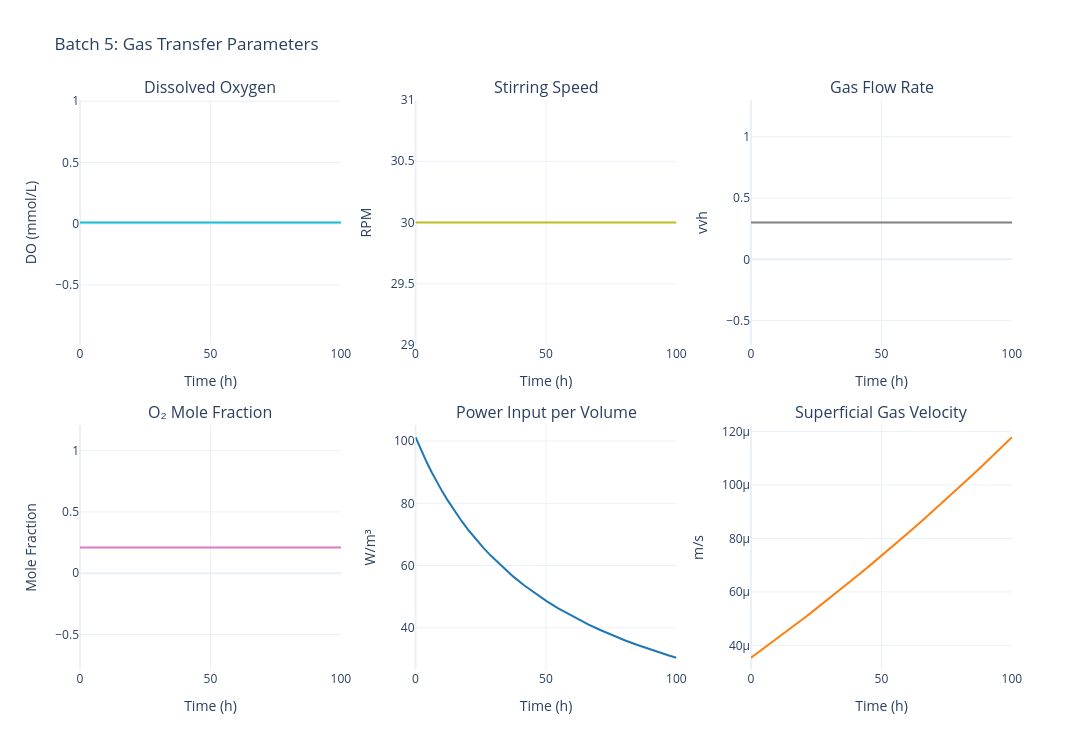

The notebook cell saved with this chart:
### Code cell
# Plot gas transfer for batch 5
fig_gas_5 = plot_batch_gas_transfer(sim, batch_number=5)
fig_gas_5.update_layout(title_text="Batch 5: Gas Transfer Parameters")
fig_gas_5.show()

### Figure 1 — Plotly figure (JSON) as saved in the notebook; plotly's stock layout.template omitted (floating-point values rounded to 4 significant figures)
{"data": [{"hovertemplate": "Time: %{x:.1f} h<br>DO: %{y:.3f} mmol/L<extra></extra>", "line": {"color": "#17becf", "width": 2}, "mode": "lines", "name": "Dissolved O₂", "type": "scatter", "x": [0.0, 0.02882, 0.05763, 0.1153, 0.1729, 0.2305, 0.8069, 1.383, 1.96, 2.536, 4.445, 6.354, 8.263, 10.17, 12.08, 14.86, 17.63, 20.41, 23.18, 25.95, 28.73, 33.06, 37.39, 41.72, 46.05, 50.37, 54.7, 60.53, 66.36, 71.04, 75.72, 80.41, 85.09, 89.77, 93.58, 97.4, 100.0], "xaxis": "x", "y": [0.01, 0.01, 0.01, 0.01, 0.01, 0.01, 0.01, 0.01, 0.01, 0.01, 0.01, 0.01, 0.01, 0.01, 0.01, 0.01, 0.01, 0.01, 0.01, 0.01, 0.01, 0.01, 0.01, 0.01, 0.01, 0.01, 0.01, 0.01, 0.01, 0.01, 0.01, 0.01, 0.01, 0.01, 0.01, 0.01, 0.01], "yaxis": "y"}, {"hovertemplate": "Time: %{x:.1f} h<br>N: %{y:.1f} rpm<extra></extra>", "line": {"color": "#bcbd22", "width": 2}, "mode": "lines", "name": "Stirring Speed", "type": "scatter", "x": [0.0, 0.02882, 0.05763, 0.1153, 0.1729, 0.2305, 0.8069, 1.383, 1.96, 2.536, 4.445, 6.354, 8.263, 10.17, 12.08, 14.86, 17.63, 20.41, 23.18, 25.95, 28.73, 33.06, 37.39, 41.72, 46.05, 50.37, 54.7, 60.53, 66.36, 71.04, 75.72, 80.41, 85.09, 89.77, 93.58, 97.4, 100.0], "xaxis": "x2", "y": [30.0, 30.0, 30.0, 30.0, 30.0, 30.0, 30.0, 30.0, 30.0, 30.0, 30.0, 30.0, 30.0, 30.0, 30.0, 30.0, 30.0, 30.0, 30.0, 30.0, 30.0, 30.0, 30.0, 30.0, 30.0, 30.0, 30.0, 30.0, 30.0, 30.0, 30.0, 30.0, 30.0, 30.0, 30.0, 30.0, 30.0], "yaxis": "y2"}, {"hovertemplate": "Time: %{x:.1f} h<br>Fg: %{y:.3f} vvh<extra></extra>", "line": {"color": "#7f7f7f", "width": 2}, "mode": "lines", "name": "Gas Flow Rate", "type": "scatter", "x": [0.0, 0.02882, 0.05763, 0.1153, 0.1729, 0.2305, 0.8069, 1.383, 1.96, 2.536, 4.445, 6.354, 8.263, 10.17, 12.08, 14.86, 17.63, 20.41, 23.18, 25.95, 28.73, 33.06, 37.39, 41.72, 46.05, 50.37, 54.7, 60.53, 66.36, 71.04, 75.72, 80.41, 85.09, 89.77, 93.58, 97.4, 100.0], "xaxis": "x3", "y": [0.3, 0.3, 0.3, 0.3, 0.3, 0.3, 0.3, 0.3, 0.3, 0.3, 0.3, 0.3, 0.3, 0.3, 0.3, 0.3, 0.3, 0.3, 0.3, 0.3, 0.3, 0.3, 0.3, 0.3, 0.3, 0.3, 0.3, 0.3, 0.3, 0.3, 0.3, 0.3, 0.3, 0.3, 0.3, 0.3, 0.3], "yaxis": "y3"}, {"hovertemplate": "Time: %{x:.1f} h<br>y_O₂: %{y:.3f}<extra></extra>", "line": {"color": "#e377c2", "width": 2}, "mode": "lines", "name": "y_O₂", "type": "scatter", "x": [0.0, 0.02882, 0.05763, 0.1153, 0.1729, 0.2305, 0.8069, 1.383, 1.96, 2.536, 4.445, 6.354, 8.263, 10.17, 12.08, 14.86, 17.63, 20.41, 23.18, 25.95, 28.73, 33.06, 37.39, 41.72, 46.05, 50.37, 54.7, 60.53, 66.36, 71.04, 75.72, 80.41, 85.09, 89.77, 93.58, 97.4, 100.0], "xaxis": "x4", "y": [0.21, 0.21, 0.21, 0.21, 0.21, 0.21, 0.21, 0.21, 0.21, 0.21, 0.21, 0.21, 0.21, 0.21, 0.21, 0.21, 0.21, 0.21, 0.21, 0.21, 0.21, 0.21, 0.21, 0.21, 0.21, 0.21, 0.21, 0.21, 0.21, 0.21, 0.21, 0.21, 0.21, 0.21, 0.21, 0.21, 0.21], "yaxis": "y4"}, {"hovertemplate": "Time: %{x:.1f} h<br>P/V: %{y:.2f} W/m³<extra></extra>", "line": {"color": "#1f77b4", "width": 2}, "mode": "lines", "name": "P/V", "type": "scatter", "x": [0.0, 0.02882, 0.05763, 0.1153, 0.1729, 0.2305, 0.8069, 1.383, 1.96, 2.536, 4.445, 6.354, 8.263, 10.17, 12.08, 14.86, 17.63, 20.41, 23.18, 25.95, 28.73, 33.06, 37.39, 41.72, 46.05, 50.37, 54.7, 60.53, 66.36, 71.04, 75.72, 80.41, 85.09, 89.77, 93.58, 97.4, 100.0], "xaxis": "x5", "y": [101.2, 101.2, 101.1, 101.0, 100.9, 100.8, 99.64, 98.52, 97.42, 96.34, 92.93, 89.74, 86.74, 83.91, 81.26, 77.66, 74.33, 71.26, 68.41, 65.75, 63.28, 59.73, 56.52, 53.61, 50.94, 48.5, 46.25, 43.5, 41.02, 39.21, 37.5, 35.92, 34.45, 33.08, 32.04, 31.04, 30.38], "yaxis": "y5"}, {"hovertemplate": "Time: %{x:.1f} h<br>vₛ: %{y:.5f} m/s<extra></extra>", "line": {"color": "#ff7f0e", "width": 2}, "mode": "lines", "name": "vₛ", "type": "scatter", "x": [0.0, 0.02882, 0.05763, 0.1153, 0.1729, 0.2305, 0.8069, 1.383, 1.96, 2.536, 4.445, 6.354, 8.263, 10.17, 12.08, 14.86, 17.63, 20.41, 23.18, 25.95, 28.73, 33.06, 37.39, 41.72, 46.05, 50.37, 54.7, 60.53, 66.36, 71.04, 75.72, 80.41, 85.09, 89.77, 93.58, 97.4, 100.0], "xaxis": "x6", "y": [3.537e-05, 3.539e-05, 3.541e-05, 3.545e-05, 3.549e-05, 3.553e-05, 3.594e-05, 3.635e-05, 3.676e-05, 3.717e-05, 3.853e-05, 3.991e-05, 4.129e-05, 4.267e-05, 4.407e-05, 4.611e-05, 4.817e-05, 5.025e-05, 5.235e-05, 5.446e-05, 5.659e-05, 5.995e-05, 6.335e-05, 6.68e-05, 7.03e-05, 7.383e-05, 7.742e-05, 8.232e-05, 8.73e-05, 9.138e-05, 9.55e-05, 9.969e-05, 0.0001039, 0.0001082, 0.0001118, 0.0001154, 0.0001179], "yaxis": "y6"}], "layout": {"annotations": [{"font": {"size": 16}, "showarrow": false, "text": "Dissolved Oxygen", "x": 0.14, "xanchor": "center", "xref": "paper", "y": 1, "yanchor": "bottom", "yref": "paper"}, {"font": {"size": 16}, "showarrow": false, "text": "Stirring Speed", "x": 0.5, "xanchor": "center", "xref": "paper", "y": 1, "yanchor": "bottom", "yref": "paper"}, {"font": {"size": 16}, "showarrow": false, "text": "Gas Flow Rate", "x": 0.86, "xanchor": "center", "xref": "paper", "y": 1, "yanchor": "bottom", "yref": "paper"}, {"font": {"size": 16}, "showarrow": false, "text": "O₂ Mole Fraction", "x": 0.14, "xanchor": "center", "xref": "paper", "y": 0.43, "yanchor": "bottom", "yref": "paper"}, {"font": {"size": 16}, "showarrow": false, "text": "Power Input per Volume", "x": 0.5, "xanchor": "center", "xref": "paper", "y": 0.43, "yanchor": "bottom", "yref": "paper"}, {"font": {"size": 16}, "showarrow": false, "text": "Superficial Gas Velocity", "x": 0.86, "xanchor": "center", "xref": "paper", "y": 0.43, "yanchor": "bottom", "yref": "paper"}], "font": {"size": 12}, "height": 750, "showlegend": false, "title": {"text": "Batch 5: Gas Transfer Parameters"}, "width": 1400, "xaxis": {"anchor": "y", "domain": [0, 0.28], "title": {"text": "Time (h)"}}, "xaxis2": {"anchor": "y2", "domain": [0.36, 0.64], "title": {"text": "Time (h)"}}, "xaxis3": {"anchor": "y3", "domain": [0.72, 1], "title": {"text": "Time (h)"}}, "xaxis4": {"anchor": "y4", "domain": [0, 0.28], "title": {"text": "Time (h)"}}, "xaxis5": {"anchor": "y5", "domain": [0.36, 0.64], "title": {"text": "Time (h)"}}, "xaxis6": {"anchor": "y6", "domain": [0.72, 1], "title": {"text": "Time (h)"}}, "yaxis": {"anchor": "x", "domain": [0.57, 1], "title": {"text": "DO (mmol/L)"}}, "yaxis2": {"anchor": "x2", "domain": [0.57, 1], "title": {"text": "RPM"}}, "yaxis3": {"anchor": "x3", "domain": [0.57, 1], "title": {"text": "vvh"}}, "yaxis4": {"anchor": "x4", "domain": [0, 0.43], "title": {"text": "Mole Fraction"}}, "yaxis5": {"anchor": "x5", "domain": [0, 0.43], "title": {"text": "W/m³"}}, "yaxis6": {"anchor": "x6", "domain": [0, 0.43], "title": {"text": "m/s"}}}}
